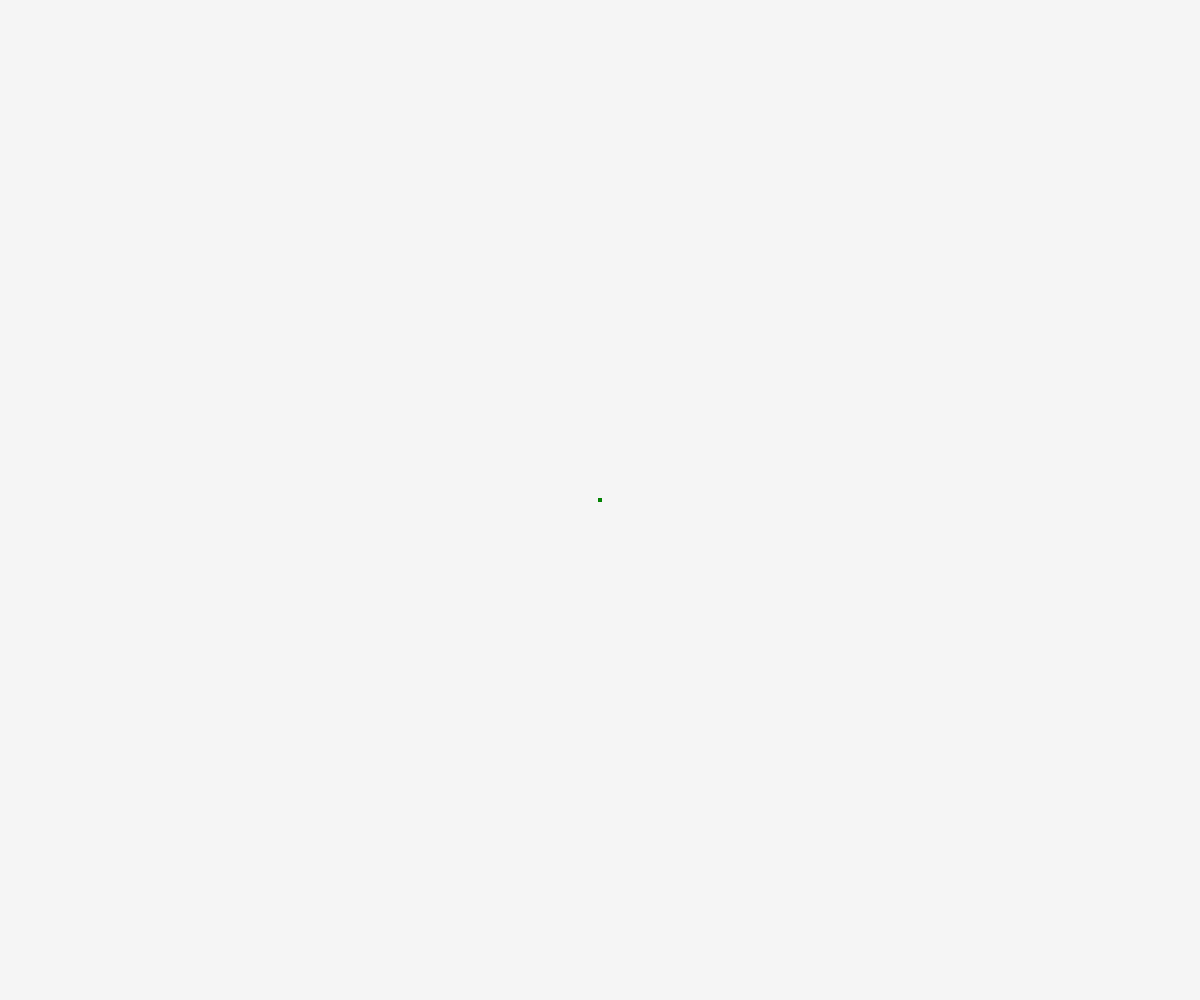
Frame 1 (no input)
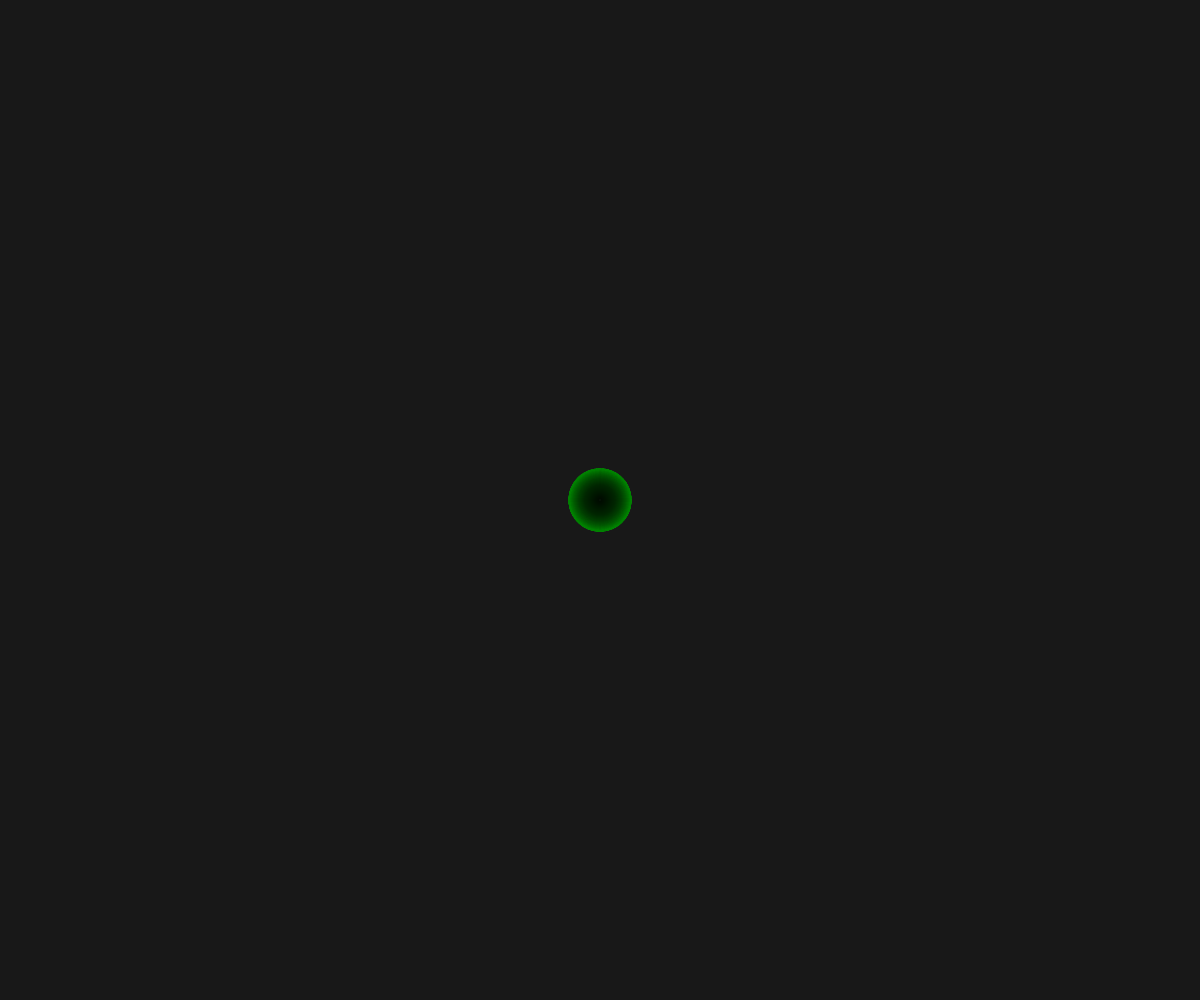
Frame 60 (no input)
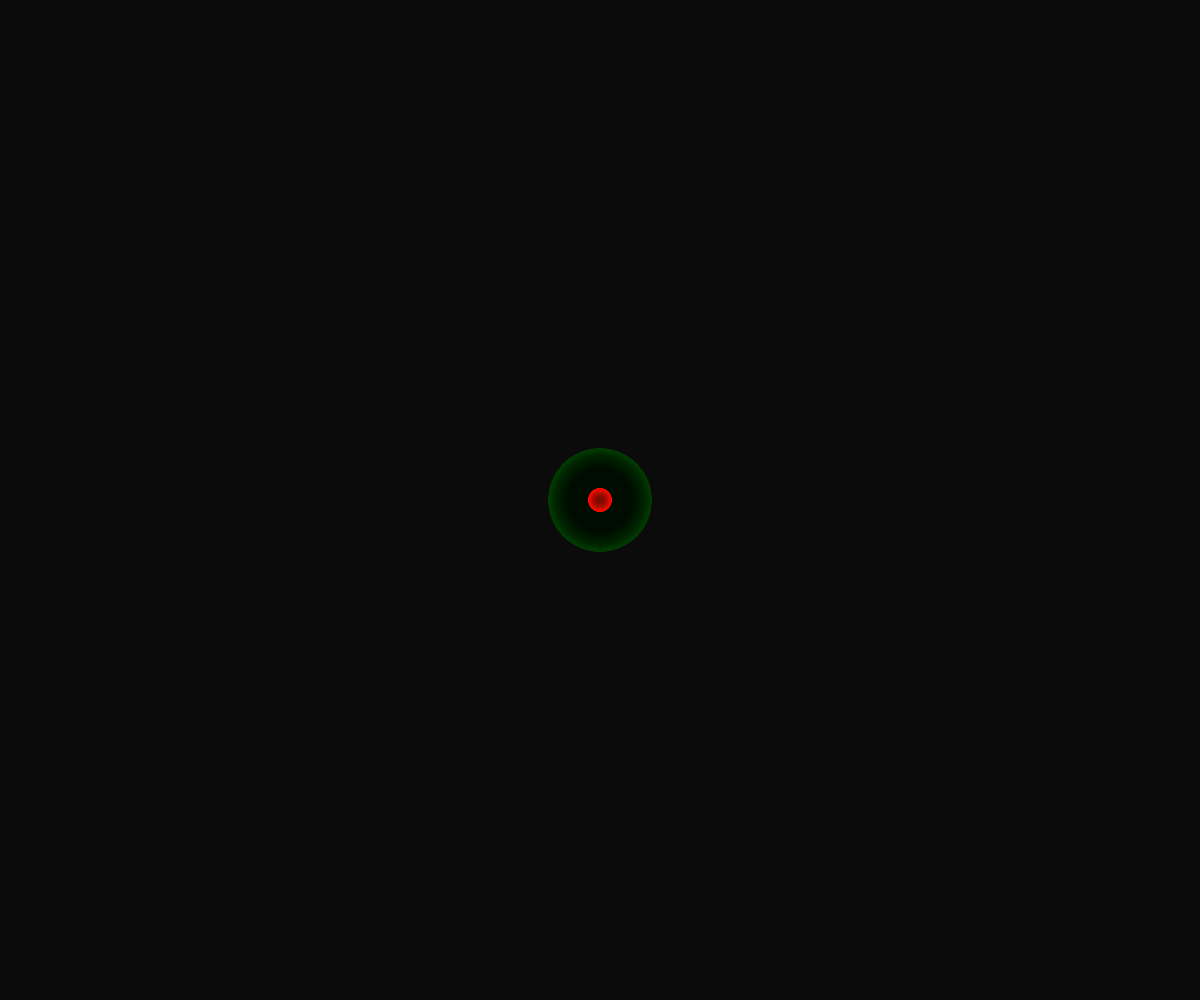
Frame 120 (the mouse pressed at the canvas centre since frame 60)

The p5.js sketch that drew these frames (run headless with seeded random() and noise() and a simulated clock; from frame 60 on, the mouse is pressed at the canvas centre):

// p5.js sketch
// ── sketch.js
let molds = [];
let molds2 = []
let molds3 = []

let moldSystems = []

let centerX, centerY
let circleRadius = 100

let scl = 20
let inc = 0.04
let zoff = 0

let num = 4000;
let tarNum = 50;

let cols, rows;
let ff, ff2, ff3;

let perlinSystem = [ff, ff2, ff3]

function setup() {
  createCanvas(windowWidth, windowHeight);
  angleMode(DEGREES)
  //frameRate(20)
  
  cols = floor(width / scl) * 2
  rows = floor(height / scl) *2
  
  ff = new Array(cols * rows);
  ff2 = new Array(cols * rows);
  ff3 = new Array(cols * rows);
  
  centerX = width / 2;
  centerY = height / 2
  


  // molds = [];
  for (let i = 0; i < num; i++) {
    let angle = random(360);
    let radius = random(circleRadius);
    let x = centerX + cos(angle);
    let y = centerY + sin(angle);
    
    let m = new Mold(x, y, angle);
    molds.push(m);
  }
  
  for (let i = 0; i < num; i++) {
    let angle = random(360);
    let radius = random(circleRadius);
    let x = centerX + cos(angle);
    let y = centerY + sin(angle);
    
    let m = new Mold(x, y, angle);
    molds2.push(m);
  }
  
  for (let i = 0; i < num; i++) {
    let angle = random(360);
    let radius = random(circleRadius);
    let x = centerX + cos(angle);
    let y = centerY + sin(angle);
    
    let m = new Mold(x, y, angle);
    molds3.push(m);
  }
}

function draw() {
  background(0, 10);
  let yoff = 0

  // Perlin Noise direction
  for(let y = 0; y < rows; y ++) {
    let xoff = 0;
    let xoff2 = xoff * random(1.5, 1.8)
    for(let x = 0; x < cols; x ++) {
      let index = x + y * cols;
      let angle = noise(xoff, yoff, zoff) * TWO_PI * 3;
      let angle2 = noise(xoff*1.5, yoff*.5, zoff) * TWO_PI * 4;
      let angle3 = noise(xoff*.4, yoff*.6, zoff) * TWO_PI * 5;
      //let angle = noise(xoff, yoff, zoff) * mouseX / 20;
      let v = p5.Vector.fromAngle(angle);
      let v2 = p5.Vector.fromAngle(angle2);
      let v3 = p5.Vector.fromAngle(angle3);
      
      v.setMag(0.5);
      v2.setMag(0.8);
      v3.setMag(1.6);
      
      ff[index] = v;
      ff2[index] = v2;
      ff3[index] = v3;
      
      xoff += inc
    }
    yoff += inc
    
    zoff += 0.00001
  }
  

  // Mold 
  for (let i = 0; i < molds.length; i++) {
    let mold = molds[i];
    mold.update();
    mold.display("green");
    
    if(mold.g1 == true) {
      mold.follow(ff)
      mold.runPerlin()
    }
  }
  
  if(frameCount > 100)
  for(let j = 0; j < molds2.length; j ++) {
    let m2 = molds2[j];
    m2.update();
    m2.display("red")
    
    if(m2.g2 == true) {
      m2.follow(ff2);
      m2.runPerlin()
    }
  }
  
  if(frameCount > 200)
  for(let j = 0; j < molds3.length; j ++) {
    let m3 = molds3[j];
    m3.update();
    m3.display("white")
    
    if(m3.g3 == true) {
      m3.follow(ff3);
      m3.runPerlin()
    }
  }

  if(frameCount % 100 == 0) {
    molds = [];
  for (let i = 0; i < num; i++) {
    let angle = random(360);
    let radius = random(circleRadius);
    let x = centerX + cos(angle);
    let y = centerY + sin(angle);
    
    let m = new Mold(x, y, angle);
    molds.push(m);
  }
  }
  
}

function windowResized() {
  resizeCanvas(windowWidth, windowHeight);
  background(0, 10)
}

// Mold
class Mold {
  constructor(x, y, angle) {
    this.pos = createVector(x, y);
    this.angle = angle;
    this.radius = dist(centerX, centerY, x, y)
    
    //Bouncing spread
    // this.pos = createVector(random(width/2-20, width/2+20),random(height/2-20, height/2+20))
    // this.prevPos = this.pos.copy()
    // this.r = 0.5;
    
    //this.heading = random(360);
    this.vx = cos(this.heading);
    this.vy = sin(this.heading);
    // this.rotateAngle = 30;
    //  this.hitTarget = false;
    this.g1 = false
    this.g2 = false
    this.g3 = false
    
    // Perlin Variable
    this.vel = createVector(0, 0)
    this.acl = createVector(0, 0)
    this.maxSpeed = 2
  }

  update() {
    this.updatePos();
    this.vx = cos(this.angle)/2;
    this.vy = sin(this.angle)/2;

    this.pos.x = (this.pos.x + this.vx + width) % width;
    this.pos.y = (this.pos.y + this.vy + height) % height;
    
    if(frameCount % 1000> 500) {
      this.g1 = true
    }
    if (frameCount % 1000 > 700) {
      this.g2 = true
    }
    if (frameCount % 1000 > 900) {
      this.g3 = true
    }
  }
  
  runPerlin() {
    this.vel.add(this.acl)
    this.vel.limit(this.maxSpeed);
    this.pos.add(this.vel)
    this.acl.mult(0);
  }
  
  follow(vectors) {
    let x = floor(this.pos.x / scl)
    let y = floor(this.pos.y / scl)
    let index = x + y * cols;
    let force = vectors[index]
    this.applyForce(force);
  }
  
  applyForce(force) {
    this.acl.add(force);
  }
  
  updatePos() {
    this.prevPos = this.pos
  }

  display(_stroke) {
    stroke(_stroke);
    strokeWeight(0.5);
    point(this.pos.x, this.pos.y);
    line(this.pos.x, this.pos.y, this.prevPos.x, this.prevPos.y);
  }
}
